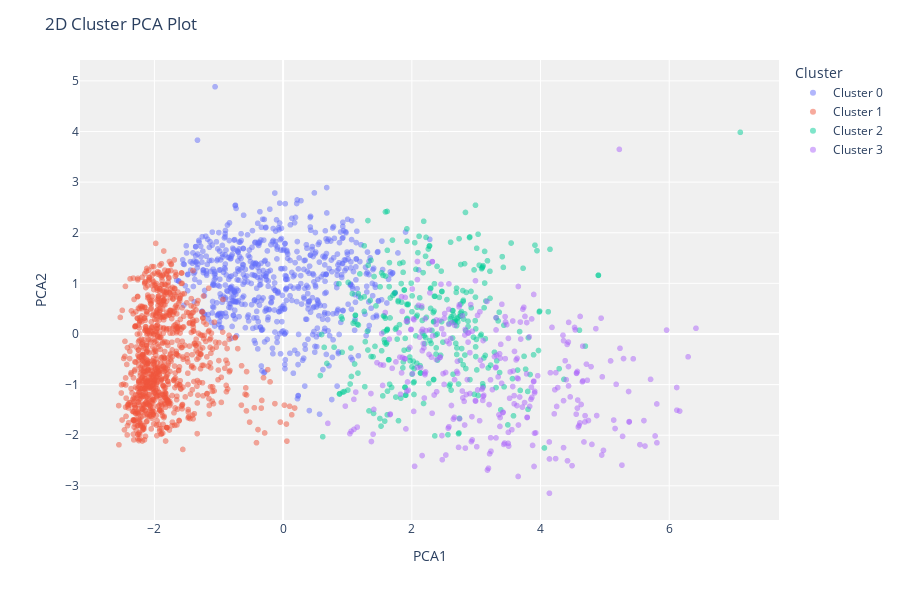

Source (notebook cell):
### Markdown cell above
### _evaluate\_model_

This function analyzes the performance of a trained model.

### Code cell
evaluate_model(kmeans)

### Figure 1 — Plotly figure (JSON) as saved in the notebook; plotly's stock layout.template omitted (floating-point values rounded to 4 significant figures; data arrays with more than 128 entries replaced by an {"elided": "..."} marker saying what was removed)
{"data": [{"customdata": {"elided": "658x1 int values"}, "hovertemplate": "Cluster=Cluster 0<br>PCA1=%{x}<br>PCA2=%{y}<br>Feature=%{customdata[0]}<extra></extra>", "legendgroup": "Cluster 0", "marker": {"color": "#636efa", "opacity": 0.5, "symbol": "circle"}, "mode": "markers", "name": "Cluster 0", "showlegend": true, "textposition": "top center", "type": "scattergl", "x": {"elided": "658 float values"}, "xaxis": "x", "y": {"elided": "658 float values"}, "yaxis": "y"}, {"customdata": {"elided": "943x1 int values"}, "hovertemplate": "Cluster=Cluster 1<br>PCA1=%{x}<br>PCA2=%{y}<br>Feature=%{customdata[0]}<extra></extra>", "legendgroup": "Cluster 1", "marker": {"color": "#EF553B", "opacity": 0.5, "symbol": "circle"}, "mode": "markers", "name": "Cluster 1", "showlegend": true, "textposition": "top center", "type": "scattergl", "x": {"elided": "943 float values"}, "xaxis": "x", "y": {"elided": "943 float values"}, "yaxis": "y"}, {"customdata": {"elided": "325x1 int values"}, "hovertemplate": "Cluster=Cluster 2<br>PCA1=%{x}<br>PCA2=%{y}<br>Feature=%{customdata[0]}<extra></extra>", "legendgroup": "Cluster 2", "marker": {"color": "#00cc96", "opacity": 0.5, "symbol": "circle"}, "mode": "markers", "name": "Cluster 2", "showlegend": true, "textposition": "top center", "type": "scattergl", "x": {"elided": "325 float values"}, "xaxis": "x", "y": {"elided": "325 float values"}, "yaxis": "y"}, {"customdata": {"elided": "314x1 int values"}, "hovertemplate": "Cluster=Cluster 3<br>PCA1=%{x}<br>PCA2=%{y}<br>Feature=%{customdata[0]}<extra></extra>", "legendgroup": "Cluster 3", "marker": {"color": "#ab63fa", "opacity": 0.5, "symbol": "circle"}, "mode": "markers", "name": "Cluster 3", "showlegend": true, "textposition": "top center", "type": "scattergl", "x": {"elided": "314 float values"}, "xaxis": "x", "y": {"elided": "314 float values"}, "yaxis": "y"}], "layout": {"height": 600, "legend": {"title": {"text": "Cluster"}, "tracegroupgap": 0}, "margin": {"t": 60}, "plot_bgcolor": "rgb(240,240,240)", "title": {"text": "2D Cluster PCA Plot"}, "xaxis": {"anchor": "y", "domain": [0, 1], "title": {"text": "PCA1"}}, "yaxis": {"anchor": "x", "domain": [0, 1], "title": {"text": "PCA2"}}}}
